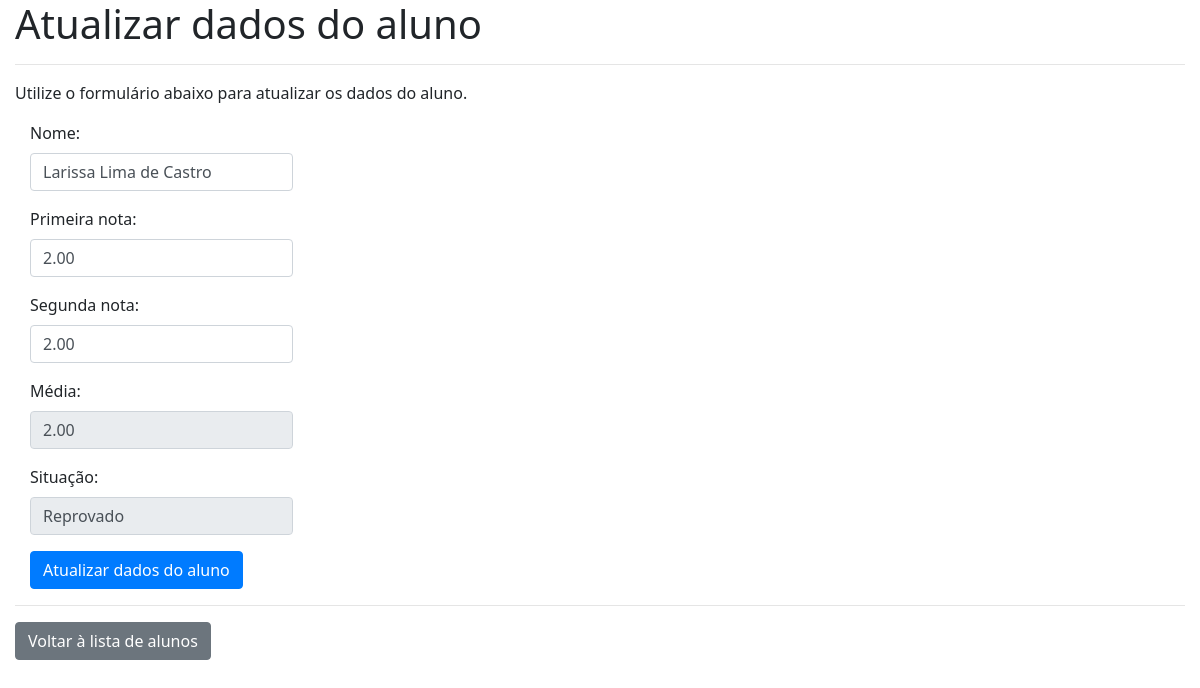
Screenshot of /atualizar.php?id=5 with the database file from the repository.
### tables this page shows
CREATE TABLE `alunos` (
  `id` int(11) NOT NULL,
  `nome` varchar(30) NOT NULL,
  `primeiro` decimal(4,2) NOT NULL,
  `segunda` decimal(4,2) NOT NULL
);

### src/funcoes-alunos.php (called while the page is built, shortened)
<?php
function lerUmAluno(PDO $conexao, int $id){
    $sql = "SELECT * FROM  alunos where id = :id";
    try {
        $consulta = $conexao->prepare($sql);
        $consulta->bindValue(":id", $id, PDO::PARAM_INT);
        $consulta->execute();
        $resultado = $consulta->fetch(PDO::FETCH_ASSOC);
    } catch (Exception $erro) {
        die("Erro ao carregar dados:".$erro->getMessage());
    }
    return $resultado;
};

### src/ultilidades-func.php (called while the page is built)
<?php
function resultadoMedia(float $primeiro, float $segunda):string{
    $media = ($primeiro + $segunda) / 2;
    return number_format($media, 2);
}
function resultado(float $media):string {
    if ($media >= 7) {
        $mensagem = "Aprovado";
    } elseif($media < 5) {
        $mensagem = "Reprovado";
    } else{
        $mensagem = "Recuperação";
    }
    return $mensagem;
}
?>

### atualizar.php (the view, shortened to what this page needs)
<?php
require_once "src/funcoes-alunos.php";
require_once "src/ultilidades-func.php";
$id = filter_input(INPUT_GET, "id", FILTER_SANITIZE_NUMBER_INT);
$aluno = lerUmAluno($conexao, $id);
?>
<!DOCTYPE html>
<html lang="pt-br">
<head>
    <link rel="stylesheet" href="node_modules/bootstrap/dist/css/bootstrap.min.css">
    <link href="css/style.css" rel="stylesheet">
</head>
<body>
    <div class="container ">
        <h1>Atualizar dados do aluno </h1>
        <hr>
        <p>Utilize o formulário abaixo para atualizar os dados do aluno.</p>
        <form class="col-3" action="#" method="post">
            <p><label for="nome">Nome:</label>
                <input  class="form-control" value="<?=$aluno['nome']?>" type="text" name="nome" id="nome" required>
            </p>
            <p><label for="primeira">Primeira nota:</label>
                <input class="form-control" value="<?=$aluno['primeiro']?>" name="primeiro" type="number" id="primeira" step="0.01" min="0.00" max="10.00" required>
            </p>
            <p><label for="segunda">Segunda nota:</label>
                <input class="form-control" value="<?=$aluno['segunda']?>" name="segunda" type="number" id="segunda" step="0.01" min="0.00" max="10.00" required>
            </p>
            <p>
                <label for="media">Média:</label>
                <input class="form-control" value="<?=resultadoMedia($aluno['primeiro'], $aluno['segunda'])?>" name="media" type="number" id="media" step="0.01" min="0.00" max="10.00" readonly disabled>
            </p>
            <p>
                <label for="situacao">Situação:</label>
                <input class="form-control" value="<?=resultado(resultadoMedia($aluno['primeiro'], $aluno['segunda'])) ?>" type="text" name="situacao" id="situacao" readonly disabled>
            </p>
            <button class="btn btn-primary" type="submit" name="atualizar-dados">Atualizar dados do aluno</button>
        </form>
        <hr>
        <p><a class="btn btn-secondary" href="visualizar.php">Voltar à lista de alunos</a></p>
    </div>
</body>
</html>

### css/style.css (style rules this page uses)
html { font-size: 16px; }
body { font-family: "Segoe UI", Arial, sans-serif; }
.container { max-width: 1200px; width: 100%; margin: auto; }
a { color: blue; font-weight: bold; text-decoration: none; font-size: 1rem; }

### rows the page displays
alunos: nome "Larissa Lima de Castro", primeiro "2.00", segunda "2.00", media "2.00", situacao "Reprovado"
